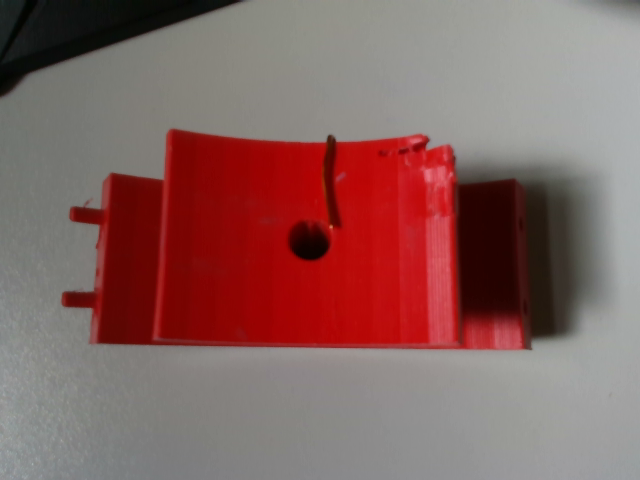
#> input picture testImage_1.png, 640 x 480 px, found by its file name
$ jupyter execute --allow-errors 2_preprocessingPipeline.ipynb   (shell and % lines are left out)
#> lines starting #> are read from the running program, lines starting #| are printed output that depends on the picture; after the words box and inside, x2 and y2 are one past the last pixel; in counts of white or black regions, pixels touching at a corner belong together
## Install Dependencies and Import Libraries

[cell 1]
# Python version must be 3.6 ~ 3.10, which is officially supported for pyrealsense2 library

[cell 2]
import pyrealsense2 as rs
import numpy as np
import cv2
import os
import glob
import matplotlib.pyplot as plt
from ultralytics import YOLO
from datetime import datetime

[cell 3]
IMAGE_CAPTURE_D435I_PATH = "captured_images/D435i/"

## Test Depth Map Cleaning

#> (a cell that did not finish here is left out)

## Test Image Enhancement for Contour Emphasis

[cell 5]
# Load an image
image = cv2.imread("testimage_1.png", cv2.IMREAD_COLOR)
#> image is the input picture: shape (480, 640, 3); mean B, G, R 97.2, 99.7, 135.2
# image = cv2.imread("testimage_2.png", cv2.IMREAD_COLOR)

# Convert to grayscale
gray = cv2.cvtColor(image, cv2.COLOR_BGR2GRAY)

# Histogram equalization
equalized = cv2.equalizeHist(gray)
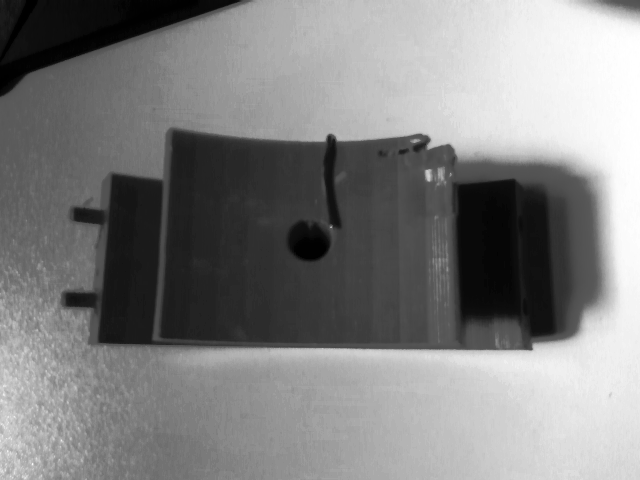
#> equalized: shape (480, 640); min 0, max 255, mean 128.8

# Convert back to BGR for display
equalized_bgr = cv2.cvtColor(equalized, cv2.COLOR_GRAY2BGR)

# Edge detection
edges = cv2.Canny(equalized, 100, 200)
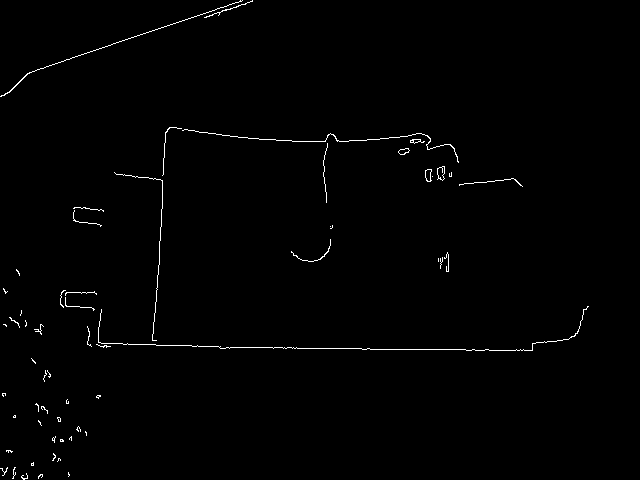
#> edges: shape (480, 640); 0.81% white in thin lines or dots

# Display
fig, axs = plt.subplots(1, 3, figsize=(15, 5))
axs[0].imshow(cv2.cvtColor(image, cv2.COLOR_BGR2RGB))
axs[0].set_title("Original")
axs[0].axis('off')

axs[1].imshow(cv2.cvtColor(equalized_bgr, cv2.COLOR_BGR2RGB))
axs[1].set_title("Histogram Equalized")
axs[1].axis('off')

axs[2].imshow(edges, cmap='gray')
axs[2].set_title("Canny Edges")
axs[2].axis('off')

plt.show()
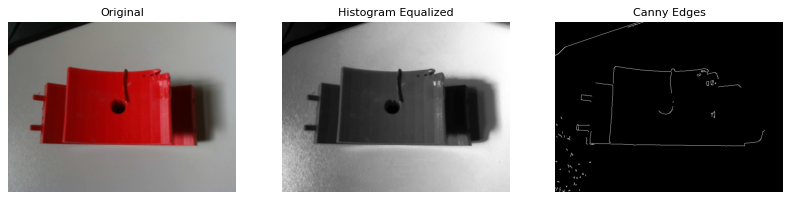
#> figure drawn by matplotlib, 3 panels

## Test YOLOv8 Segmentation

[cell 6]
from ultralytics import YOLO
import cv2
import matplotlib.pyplot as plt

# Load model and image
#> (the rest of this cell did not finish here and is left out)

[cell 7]
import cv2
import numpy as np

# Load image
image = cv2.imread("testImage_2.png")
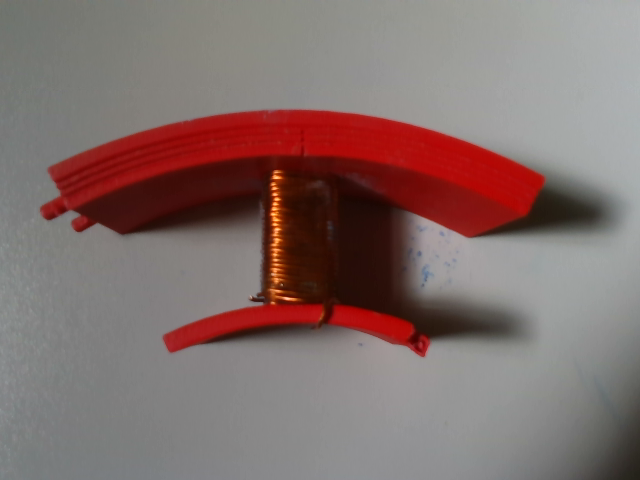
#> input picture testImage_2.png, 640 x 480 px
#> image is the input picture: shape (480, 640, 3); mean B, G, R 108.2, 110.8, 130.9
gray = cv2.cvtColor(image, cv2.COLOR_BGR2GRAY)
blurred = cv2.GaussianBlur(gray, (5, 5), 0)

# Threshold to binary
_, binary = cv2.threshold(blurred, 0, 255, cv2.THRESH_BINARY_INV + cv2.THRESH_OTSU)
#> binary: shape (480, 640); 24.7% white; 2 white regions, box (x1, y1, x2, y2) and area: (41, 110, 607, 356) 72571, (569, 386, 640, 480) 3445

# Morphological cleanup
kernel = np.ones((3, 3), np.uint8)
opening = cv2.morphologyEx(binary, cv2.MORPH_OPEN, kernel, iterations=2)
#> opening: shape (480, 640); 24.7% white; 2 white regions, box (x1, y1, x2, y2) and area: (41, 110, 607, 355) 72432, (570, 387, 640, 480) 3441

# Sure background
sure_bg = cv2.dilate(opening, kernel, iterations=3)
#> sure_bg: shape (480, 640); 27.3% white; 2 white regions, box (x1, y1, x2, y2) and area: (38, 107, 610, 358) 80055, (567, 384, 640, 480) 3939

# Distance transform (foreground)
dist_transform = cv2.distanceTransform(opening, cv2.DIST_L2, 5)
_, sure_fg = cv2.threshold(dist_transform, 0.5 * dist_transform.max(), 255, 0)
#> sure_fg: shape (480, 640) float32; 5.6% white; 3 white regions, box (x1, y1, x2, y2) and area: (301, 144, 515, 302) 11748, (96, 146, 251, 201) 5015, (613, 443, 640, 480) 505
sure_fg = np.uint8(sure_fg)

# Unknown region
unknown = cv2.subtract(sure_bg, sure_fg)
#> unknown: shape (480, 640); 21.7% white; 2 white regions, box (x1, y1, x2, y2) and area: (38, 107, 610, 358) 63292, (567, 384, 640, 480) 3434

# Marker labelling
_, markers = cv2.connectedComponents(sure_fg)
#> markers: shape (480, 640) int32; 4 distinct labels, from 0 to 3
markers = markers + 1
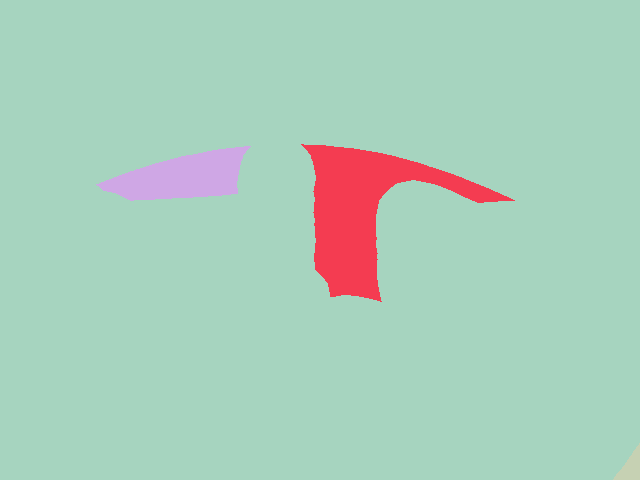
#> markers: shape (480, 640) int32; 4 distinct labels, from 1 to 4; one colour per label, 0 black
markers[unknown == 255] = 0
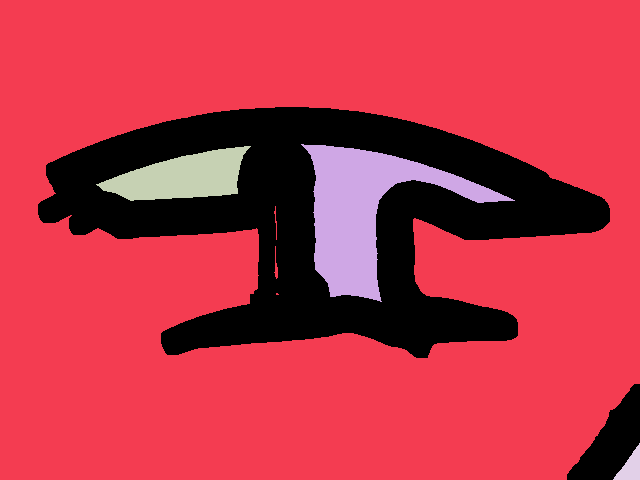
#> markers: shape (480, 640) int32; 5 distinct labels, from 0 to 4; one colour per label, 0 black

# Apply watershed
watershed_image = image.copy()
markers = cv2.watershed(watershed_image, markers)
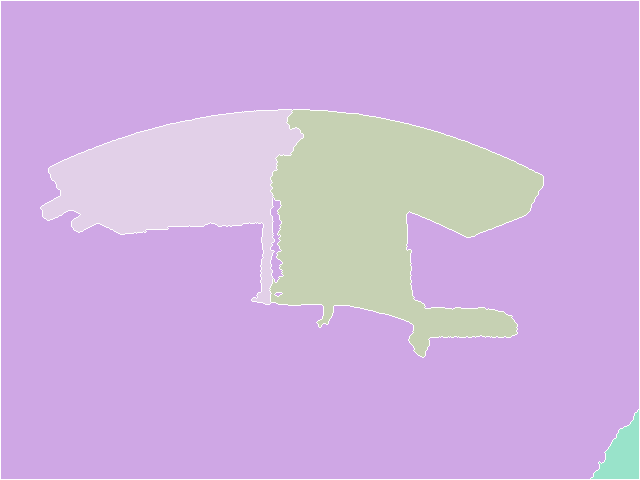
#> markers: shape (480, 640) int32; 5 distinct labels, from -1 to 4; one colour per label, 0 black, -1 white
watershed_image[markers == -1] = [0, 0, 255]  # Mark boundary in red
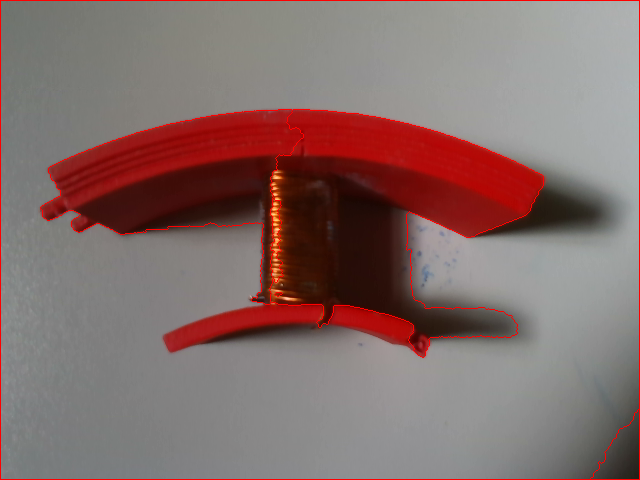
#> watershed_image: shape (480, 640, 3); 1.38% of pixels changed, all inside (x1, y1, x2, y2) = (0, 0, 640, 480)

# Display result
cv2.imshow("Watershed Segmentation", watershed_image)
cv2.waitKey(0)
cv2.destroyAllWindows()

[cell 8]
import cv2
import numpy as np

# Load image
image = cv2.imread("testImage_2.png")
Z = image.reshape((-1, 3))
Z = np.float32(Z)

# K-means parameters
criteria = (cv2.TERM_CRITERIA_EPS + cv2.TERM_CRITERIA_MAX_ITER, 10, 1.0)
K = 3  # Number of clusters (tune this)
_, labels, centers = cv2.kmeans(Z, K, None, criteria, 10, cv2.KMEANS_RANDOM_CENTERS)
#> centers = [[15.58, 19.43, 155.3], [20.96, 27.59, 60.85], [137.3, 139, 139.6]]
centers = np.uint8(centers)
#> centers = [[15, 19, 155], [20, 27, 60], [137, 138, 139]]
segmented = centers[labels.flatten()].reshape(image.shape)

# Convert to grayscale for edge detection
gray = cv2.cvtColor(segmented, cv2.COLOR_BGR2GRAY)
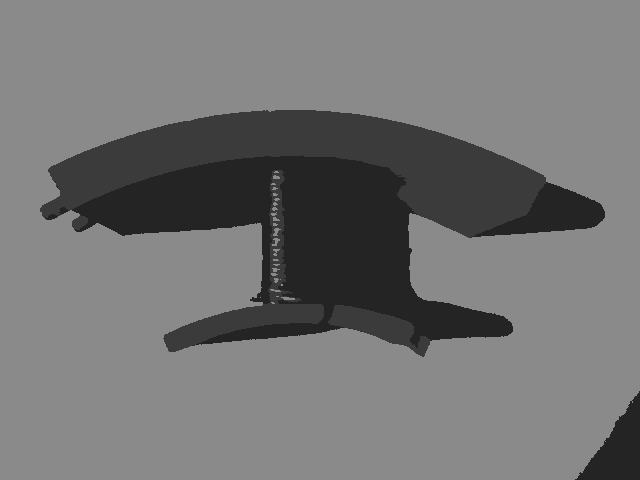
#> gray: shape (480, 640); min 36, max 138, mean 115.6
edges = cv2.Canny(gray, 50, 150)
#> edges: shape (480, 640); 0.76% white in thin lines or dots, all inside (x1, y1, x2, y2) = (39, 109, 640, 480)

# Overlay edges on original
overlay = image.copy()
overlay[edges != 0] = [0, 0, 255]  # Red edges
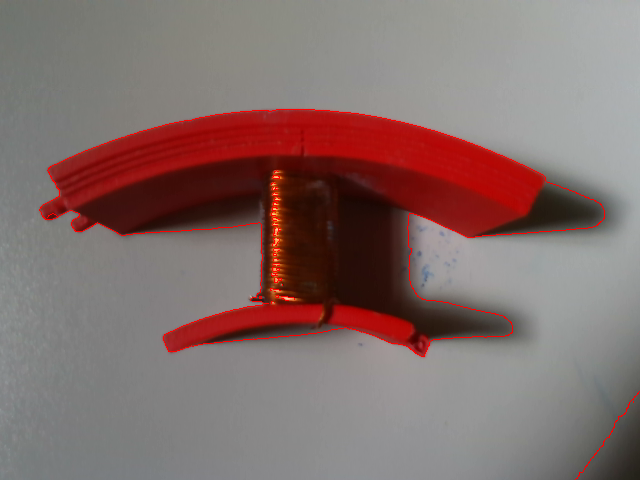
#> overlay: shape (480, 640, 3); 0.76% of pixels changed, all inside (x1, y1, x2, y2) = (39, 109, 640, 480)

# Display
cv2.imshow("K-means + Edge Overlay", overlay)
cv2.waitKey(0)
cv2.destroyAllWindows()
